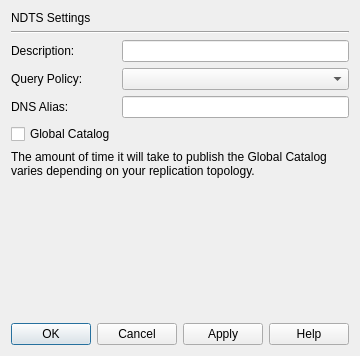
<?xml version="1.0" encoding="UTF-8"?>
<ui version="4.0">
 <class>Form</class>
 <widget class="QWidget" name="Form">
  <property name="geometry">
   <rect>
    <x>0</x>
    <y>0</y>
    <width>478</width>
    <height>0</height>
   </rect>
  </property>
  <property name="windowTitle">
   <string>Form</string>
  </property>
  <layout class="QGridLayout" name="gridLayout">
   <item row="0" column="0" colspan="2">
    <widget class="QLabel" name="titleLabel">
     <property name="text">
      <string>NDTS Settings</string>
     </property>
    </widget>
   </item>
   <item row="1" column="0" colspan="2">
    <widget class="Line" name="line">
     <property name="orientation">
      <enum>Qt::Horizontal</enum>
     </property>
    </widget>
   </item>
   <item row="2" column="0">
    <widget class="QLabel" name="descriptionLabel">
     <property name="text">
      <string>Description:</string>
     </property>
    </widget>
   </item>
   <item row="2" column="1">
    <widget class="QLineEdit" name="descriptionLineEdit"/>
   </item>
   <item row="3" column="0">
    <widget class="QLabel" name="queryPolicyLabel">
     <property name="text">
      <string>Query Policy:</string>
     </property>
    </widget>
   </item>
   <item row="3" column="1">
    <widget class="QComboBox" name="comboBox"/>
   </item>
   <item row="4" column="0">
    <widget class="QLabel" name="dnsAliasLabel">
     <property name="text">
      <string>DNS Alias:</string>
     </property>
    </widget>
   </item>
   <item row="4" column="1">
    <widget class="QLineEdit" name="dnsAliasLineEdit"/>
   </item>
   <item row="5" column="0">
    <widget class="QCheckBox" name="globalCatalogCheckBox">
     <property name="text">
      <string>Global Catalog</string>
     </property>
    </widget>
   </item>
   <item row="6" column="0" colspan="2">
    <widget class="QLabel" name="globalCatalogLabel">
     <property name="text">
      <string>The amount of time it will take to publish the Global Catalog varies depending on your replication topology.</string>
     </property>
     <property name="wordWrap">
      <bool>true</bool>
     </property>
    </widget>
   </item>
   <item row="7" column="1">
    <spacer name="verticalSpacer">
     <property name="orientation">
      <enum>Qt::Vertical</enum>
     </property>
     <property name="sizeHint" stdset="0">
      <size>
       <width>20</width>
       <height>139</height>
      </size>
     </property>
    </spacer>
   </item>
   <item row="8" column="0" colspan="2">
    <widget class="QDialogButtonBox" name="dialogButtonBox">
     <property name="standardButtons">
      <set>QDialogButtonBox::Apply|QDialogButtonBox::Cancel|QDialogButtonBox::Help|QDialogButtonBox::Ok</set>
     </property>
    </widget>
   </item>
  </layout>
 </widget>
 <resources/>
 <connections/>
</ui>
